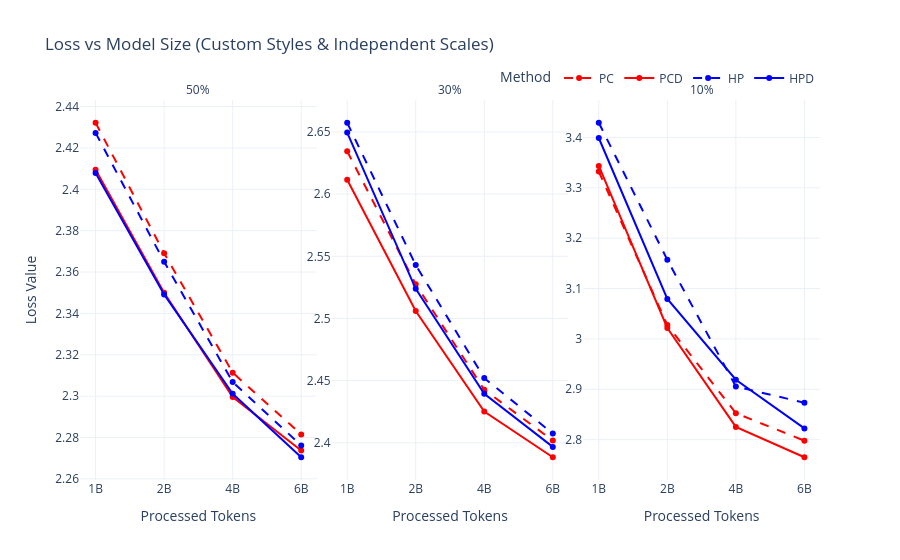

Source (notebook cell):
### Code cell
import pandas as pd
import plotly.express as px

# 1. Define the raw data
data = {
    "Method": ["PC"] * 3 + ["PCD"] * 3 + ["HP"] * 3 + ["HPD"] * 3,
    "Rate": ["50p", "30p", "10p"] * 4,
    "1B": [
        2.43219,
        2.63445,
        3.33226,
        2.40951,
        2.61161,
        3.34341,
        2.42729,
        2.65738,
        3.42918,
        2.40786,
        2.64947,
        3.39890,
    ],
    "2B": [
        2.36912,
        2.52746,
        3.02753,
        2.35000,
        2.50606,
        3.02170,
        2.36501,
        2.54297,
        3.15701,
        2.34918,
        2.52388,
        3.07936,
    ],
    "4B": [
        2.31136,
        2.44269,
        2.85257,
        2.29956,
        2.42525,
        2.82532,
        2.30681,
        2.45205,
        2.90536,
        2.30111,
        2.43949,
        2.91889,
    ],
    "6B": [
        2.28146,
        2.40186,
        2.79793,
        2.27373,
        2.38843,
        2.76504,
        2.27615,
        2.40748,
        2.87329,
        2.27045,
        2.39675,
        2.82232,
    ],
}

# 2. Create the DataFrame
df = pd.DataFrame(data)

# 3. Melt the DataFrame
df_melted = df.melt(
    id_vars=["Method", "Rate"],
    value_vars=["1B", "2B", "4B", "6B"],
    var_name="Model_Size",
    value_name="Loss",
)

# 4. Clean and order the categories
df_melted["Rate"] = df_melted["Rate"].map({"50p": "50%", "30p": "30%", "10p": "10%"})
df_melted["Rate"] = pd.Categorical(
    df_melted["Rate"], categories=["50%", "30%", "10%"], ordered=True
)

# 5. Generate the plots with custom colors and line styles
fig = px.line(
    df_melted,
    x="Model_Size",
    y="Loss",
    color="Method",
    line_dash="Method",  # Required to apply different line styles to the methods
    facet_col="Rate",
    markers=True,
    color_discrete_map={"PC": "red", "PCD": "red", "HP": "blue", "HPD": "blue"},
    line_dash_map={"PC": "dash", "PCD": "solid", "HP": "dash", "HPD": "solid"},
    title="Loss vs Model Size (Custom Styles & Independent Scales)",
    labels={"Model_Size": "Processed Tokens", "Loss": "Loss Value", "Method": "Method"},
)

# 6. Clean up subplot titles
fig.for_each_annotation(lambda a: a.update(text=a.text.split("=")[-1]))

# 7. Unlink Y-axes for zooming
fig.update_yaxes(matches=None, showticklabels=True)

# 8. Enhance layout
fig.update_layout(
    template="plotly_white",
    legend=dict(orientation="h", yanchor="bottom", y=1.02, xanchor="right", x=1),
)

# Render the interactive plot
fig.show()

### Figure 1 — Plotly figure (JSON) as saved in the notebook; plotly's stock layout.template omitted (floating-point values rounded to 4 significant figures)
{"data": [{"hovertemplate": "Method=PC<br>Rate=50%<br>Processed Tokens=%{x}<br>Loss Value=%{y}<extra></extra>", "legendgroup": "PC", "line": {"color": "red", "dash": "dash"}, "marker": {"symbol": "circle"}, "mode": "lines+markers", "name": "PC", "orientation": "v", "showlegend": true, "type": "scatter", "x": ["1B", "2B", "4B", "6B"], "xaxis": "x", "y": [2.432, 2.369, 2.311, 2.281], "yaxis": "y"}, {"hovertemplate": "Method=PC<br>Rate=30%<br>Processed Tokens=%{x}<br>Loss Value=%{y}<extra></extra>", "legendgroup": "PC", "line": {"color": "red", "dash": "dash"}, "marker": {"symbol": "circle"}, "mode": "lines+markers", "name": "PC", "orientation": "v", "showlegend": false, "type": "scatter", "x": ["1B", "2B", "4B", "6B"], "xaxis": "x2", "y": [2.634, 2.527, 2.443, 2.402], "yaxis": "y2"}, {"hovertemplate": "Method=PC<br>Rate=10%<br>Processed Tokens=%{x}<br>Loss Value=%{y}<extra></extra>", "legendgroup": "PC", "line": {"color": "red", "dash": "dash"}, "marker": {"symbol": "circle"}, "mode": "lines+markers", "name": "PC", "orientation": "v", "showlegend": false, "type": "scatter", "x": ["1B", "2B", "4B", "6B"], "xaxis": "x3", "y": [3.332, 3.028, 2.853, 2.798], "yaxis": "y3"}, {"hovertemplate": "Method=PCD<br>Rate=50%<br>Processed Tokens=%{x}<br>Loss Value=%{y}<extra></extra>", "legendgroup": "PCD", "line": {"color": "red", "dash": "solid"}, "marker": {"symbol": "circle"}, "mode": "lines+markers", "name": "PCD", "orientation": "v", "showlegend": true, "type": "scatter", "x": ["1B", "2B", "4B", "6B"], "xaxis": "x", "y": [2.41, 2.35, 2.3, 2.274], "yaxis": "y"}, {"hovertemplate": "Method=PCD<br>Rate=30%<br>Processed Tokens=%{x}<br>Loss Value=%{y}<extra></extra>", "legendgroup": "PCD", "line": {"color": "red", "dash": "solid"}, "marker": {"symbol": "circle"}, "mode": "lines+markers", "name": "PCD", "orientation": "v", "showlegend": false, "type": "scatter", "x": ["1B", "2B", "4B", "6B"], "xaxis": "x2", "y": [2.612, 2.506, 2.425, 2.388], "yaxis": "y2"}, {"hovertemplate": "Method=PCD<br>Rate=10%<br>Processed Tokens=%{x}<br>Loss Value=%{y}<extra></extra>", "legendgroup": "PCD", "line": {"color": "red", "dash": "solid"}, "marker": {"symbol": "circle"}, "mode": "lines+markers", "name": "PCD", "orientation": "v", "showlegend": false, "type": "scatter", "x": ["1B", "2B", "4B", "6B"], "xaxis": "x3", "y": [3.343, 3.022, 2.825, 2.765], "yaxis": "y3"}, {"hovertemplate": "Method=HP<br>Rate=50%<br>Processed Tokens=%{x}<br>Loss Value=%{y}<extra></extra>", "legendgroup": "HP", "line": {"color": "blue", "dash": "dash"}, "marker": {"symbol": "circle"}, "mode": "lines+markers", "name": "HP", "orientation": "v", "showlegend": true, "type": "scatter", "x": ["1B", "2B", "4B", "6B"], "xaxis": "x", "y": [2.427, 2.365, 2.307, 2.276], "yaxis": "y"}, {"hovertemplate": "Method=HP<br>Rate=30%<br>Processed Tokens=%{x}<br>Loss Value=%{y}<extra></extra>", "legendgroup": "HP", "line": {"color": "blue", "dash": "dash"}, "marker": {"symbol": "circle"}, "mode": "lines+markers", "name": "HP", "orientation": "v", "showlegend": false, "type": "scatter", "x": ["1B", "2B", "4B", "6B"], "xaxis": "x2", "y": [2.657, 2.543, 2.452, 2.407], "yaxis": "y2"}, {"hovertemplate": "Method=HP<br>Rate=10%<br>Processed Tokens=%{x}<br>Loss Value=%{y}<extra></extra>", "legendgroup": "HP", "line": {"color": "blue", "dash": "dash"}, "marker": {"symbol": "circle"}, "mode": "lines+markers", "name": "HP", "orientation": "v", "showlegend": false, "type": "scatter", "x": ["1B", "2B", "4B", "6B"], "xaxis": "x3", "y": [3.429, 3.157, 2.905, 2.873], "yaxis": "y3"}, {"hovertemplate": "Method=HPD<br>Rate=50%<br>Processed Tokens=%{x}<br>Loss Value=%{y}<extra></extra>", "legendgroup": "HPD", "line": {"color": "blue", "dash": "solid"}, "marker": {"symbol": "circle"}, "mode": "lines+markers", "name": "HPD", "orientation": "v", "showlegend": true, "type": "scatter", "x": ["1B", "2B", "4B", "6B"], "xaxis": "x", "y": [2.408, 2.349, 2.301, 2.27], "yaxis": "y"}, {"hovertemplate": "Method=HPD<br>Rate=30%<br>Processed Tokens=%{x}<br>Loss Value=%{y}<extra></extra>", "legendgroup": "HPD", "line": {"color": "blue", "dash": "solid"}, "marker": {"symbol": "circle"}, "mode": "lines+markers", "name": "HPD", "orientation": "v", "showlegend": false, "type": "scatter", "x": ["1B", "2B", "4B", "6B"], "xaxis": "x2", "y": [2.649, 2.524, 2.439, 2.397], "yaxis": "y2"}, {"hovertemplate": "Method=HPD<br>Rate=10%<br>Processed Tokens=%{x}<br>Loss Value=%{y}<extra></extra>", "legendgroup": "HPD", "line": {"color": "blue", "dash": "solid"}, "marker": {"symbol": "circle"}, "mode": "lines+markers", "name": "HPD", "orientation": "v", "showlegend": false, "type": "scatter", "x": ["1B", "2B", "4B", "6B"], "xaxis": "x3", "y": [3.399, 3.079, 2.919, 2.822], "yaxis": "y3"}], "layout": {"annotations": [{"font": {}, "showarrow": false, "text": "50%", "x": 0.16, "xanchor": "center", "xref": "paper", "y": 1, "yanchor": "bottom", "yref": "paper"}, {"font": {}, "showarrow": false, "text": "30%", "x": 0.5, "xanchor": "center", "xref": "paper", "y": 1, "yanchor": "bottom", "yref": "paper"}, {"font": {}, "showarrow": false, "text": "10%", "x": 0.84, "xanchor": "center", "xref": "paper", "y": 1, "yanchor": "bottom", "yref": "paper"}], "legend": {"orientation": "h", "title": {"text": "Method"}, "tracegroupgap": 0, "x": 1, "xanchor": "right", "y": 1.02, "yanchor": "bottom"}, "title": {"text": "Loss vs Model Size (Custom Styles & Independent Scales)"}, "xaxis": {"anchor": "y", "domain": [0, 0.32], "title": {"text": "Processed Tokens"}}, "xaxis2": {"anchor": "y2", "domain": [0.34, 0.66], "matches": "x", "title": {"text": "Processed Tokens"}}, "xaxis3": {"anchor": "y3", "domain": [0.68, 1.0], "matches": "x", "title": {"text": "Processed Tokens"}}, "yaxis": {"anchor": "x", "domain": [0, 1], "showticklabels": true, "title": {"text": "Loss Value"}}, "yaxis2": {"anchor": "x2", "domain": [0, 1], "showticklabels": true}, "yaxis3": {"anchor": "x3", "domain": [0, 1], "showticklabels": true}}}
